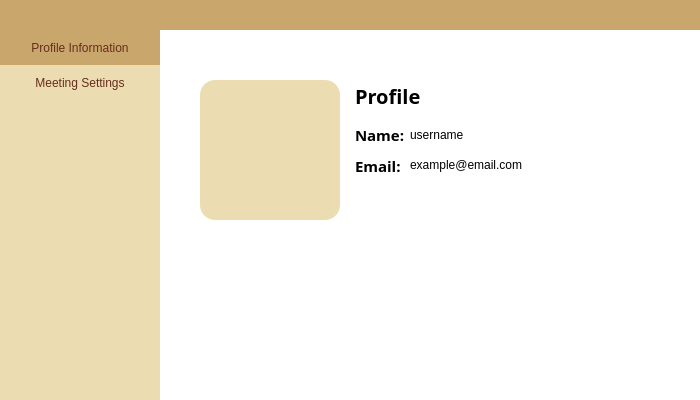
<?xml version="1.0" encoding="UTF-8"?>
<ui version="4.0">
 <class>Dialog</class>
 <widget class="QDialog" name="Dialog">
  <property name="geometry">
   <rect>
    <x>0</x>
    <y>0</y>
    <width>700</width>
    <height>400</height>
   </rect>
  </property>
  <property name="windowTitle">
   <string>Dialog</string>
  </property>
  <property name="styleSheet">
   <string notr="true">background-color: rgb(255, 255, 255);font-family: 'Montserrat', sans-serif;</string>
  </property>
  <widget class="QLabel" name="orizontalBar">
   <property name="geometry">
    <rect>
     <x>0</x>
     <y>0</y>
     <width>700</width>
     <height>30</height>
    </rect>
   </property>
   <property name="styleSheet">
    <string notr="true">background-color:#C9A66B;</string>
   </property>
   <property name="text">
    <string/>
   </property>
  </widget>
  <widget class="QLabel" name="lateralMenu">
   <property name="geometry">
    <rect>
     <x>0</x>
     <y>30</y>
     <width>160</width>
     <height>370</height>
    </rect>
   </property>
   <property name="styleSheet">
    <string notr="true">background-color:#EBDCB2</string>
   </property>
   <property name="text">
    <string/>
   </property>
  </widget>
  <widget class="QLabel" name="arrowIcon">
   <property name="geometry">
    <rect>
     <x>10</x>
     <y>5</y>
     <width>20</width>
     <height>20</height>
    </rect>
   </property>
   <property name="cursor">
    <cursorShape>PointingHandCursor</cursorShape>
   </property>
   <property name="styleSheet">
    <string notr="true">#arrowIcon{
background-color:none;
}
#arrowIcon::hover{
background-color:#a18555;
}</string>
   </property>
   <property name="text">
    <string/>
   </property>
   <property name="pixmap">
    <pixmap>Images/back_arrow.png</pixmap>
   </property>
   <property name="scaledContents">
    <bool>true</bool>
   </property>
  </widget>
  <widget class="QLabel" name="meetLabel">
   <property name="geometry">
    <rect>
     <x>0</x>
     <y>65</y>
     <width>160</width>
     <height>35</height>
    </rect>
   </property>
   <property name="cursor">
    <cursorShape>PointingHandCursor</cursorShape>
   </property>
   <property name="styleSheet">
    <string notr="true">#meetLabel{
background-color:#EBDCB2;
color : #662E1C;
}
#meetLabel::hover{
background-color:#c49d5d;
}</string>
   </property>
   <property name="text">
    <string>Meeting Settings</string>
   </property>
   <property name="alignment">
    <set>Qt::AlignCenter</set>
   </property>
  </widget>
  <widget class="QLabel" name="profileLabel">
   <property name="geometry">
    <rect>
     <x>0</x>
     <y>30</y>
     <width>160</width>
     <height>35</height>
    </rect>
   </property>
   <property name="cursor">
    <cursorShape>PointingHandCursor</cursorShape>
   </property>
   <property name="styleSheet">
    <string notr="true">#profileLabel{
background-color:#C9A66B;
color : #662E1C;
}
#profileLabel::hover{
background-color:#c49d5d
}</string>
   </property>
   <property name="text">
    <string>Profile Information</string>
   </property>
   <property name="alignment">
    <set>Qt::AlignCenter</set>
   </property>
  </widget>
  <widget class="QLabel" name="imageLabel">
   <property name="geometry">
    <rect>
     <x>200</x>
     <y>80</y>
     <width>140</width>
     <height>140</height>
    </rect>
   </property>
   <property name="styleSheet">
    <string notr="true">border-radius:15px;
background-color:#EBDCB2</string>
   </property>
   <property name="text">
    <string/>
   </property>
   <property name="pixmap">
    <pixmap>Images/profile_image.png</pixmap>
   </property>
   <property name="scaledContents">
    <bool>true</bool>
   </property>
  </widget>
  <widget class="QLabel" name="profiletitle">
   <property name="geometry">
    <rect>
     <x>355</x>
     <y>80</y>
     <width>111</width>
     <height>31</height>
    </rect>
   </property>
   <property name="font">
    <font>
     <family>Montserrat,sans-serif</family>
     <pointsize>15</pointsize>
     <weight>75</weight>
     <bold>true</bold>
    </font>
   </property>
   <property name="text">
    <string>Profile</string>
   </property>
  </widget>
  <widget class="QLabel" name="nameTitle">
   <property name="geometry">
    <rect>
     <x>355</x>
     <y>120</y>
     <width>50</width>
     <height>30</height>
    </rect>
   </property>
   <property name="font">
    <font>
     <family>Montserrat,sans-serif</family>
     <pointsize>11</pointsize>
     <weight>75</weight>
     <bold>true</bold>
    </font>
   </property>
   <property name="text">
    <string>Name:</string>
   </property>
  </widget>
  <widget class="QLabel" name="emailTitle">
   <property name="geometry">
    <rect>
     <x>355</x>
     <y>150</y>
     <width>50</width>
     <height>31</height>
    </rect>
   </property>
   <property name="font">
    <font>
     <family>Montserrat,sans-serif</family>
     <pointsize>11</pointsize>
     <weight>75</weight>
     <bold>true</bold>
    </font>
   </property>
   <property name="text">
    <string>Email: </string>
   </property>
  </widget>
  <widget class="QLabel" name="nameLabel">
   <property name="geometry">
    <rect>
     <x>410</x>
     <y>120</y>
     <width>150</width>
     <height>30</height>
    </rect>
   </property>
   <property name="text">
    <string>username</string>
   </property>
  </widget>
  <widget class="QLabel" name="emailLabel">
   <property name="geometry">
    <rect>
     <x>410</x>
     <y>150</y>
     <width>200</width>
     <height>30</height>
    </rect>
   </property>
   <property name="text">
    <string>example@email.com</string>
   </property>
  </widget>
 </widget>
 <resources/>
 <connections/>
</ui>
